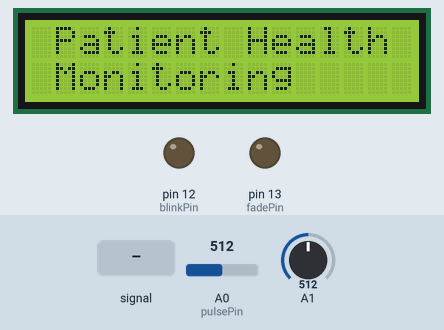
Bench run of a sketch on a simulated Arduino Uno, built with avr-gcc and run on an emulated ATmega328P. Parts: 16×2 character LCD, output pins drawn as LEDs (lit = HIGH). The test bench sets the inputs (shaded band); at power-on: A0 (pulsePin) = 512, A1 = 512. The modem accepts every AT command (registered, SIM ready, sends succeed) and sends nothing else; what the sketch prints to the serial monitor is not drawn.

Above: at 0.8 s.
0.9 s: A0 (pulsePin) fed a 2 Hz sine of ±306 counts around its level
At 1.1 s:
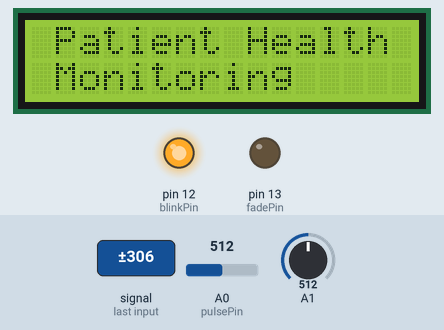
3.9 s: A0 (pulsePin) set to 529
5.6 s: A0 (pulsePin) fed a 200 Hz sine of ±81 counts around its level
At 8.5 s:
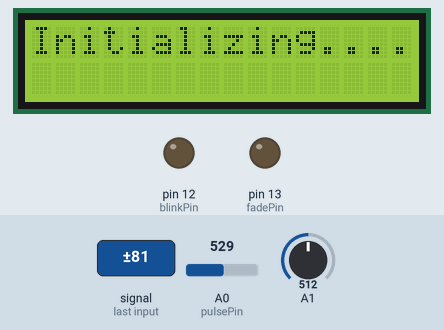
8.6 s: A0 (pulsePin) set to 716
At 9.6 s:
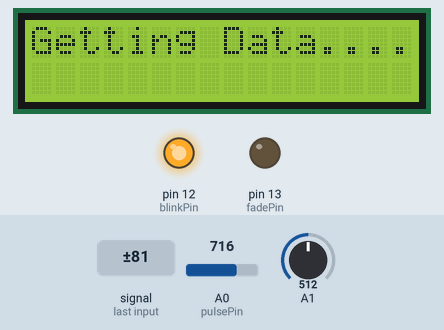
10.6 s: A0 (pulsePin) fed a 1000 Hz sine of ±255 counts around its level
At 13.2 s:
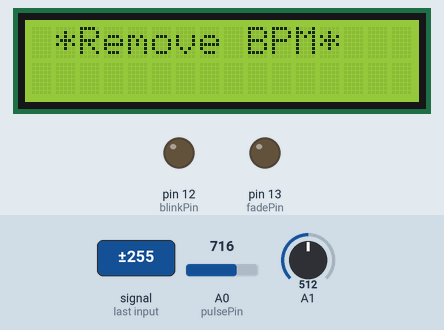
13.6 s: A0 (pulsePin) set to 900
At 15.5 s:
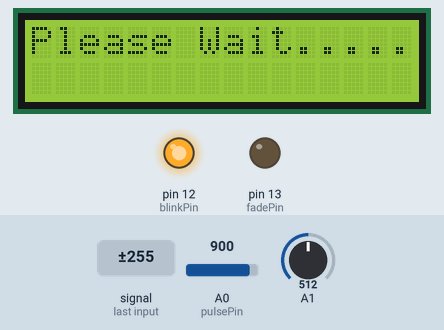
Timing chart, 0 to 28.0 s (numbered marks = the images above; inputs shaded):
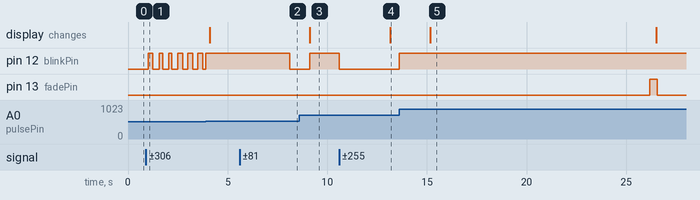

Measured:
- after the input at 0.9 s, pin 12 (blinkPin): LOW → HIGH after 0.10 s, then repeats every 0.50 s: LOW 0.32 s, HIGH 0.18 s
- after the input at 5.6 s, pin 12 (blinkPin): HIGH → LOW after 2.5 s
- after the input at 8.6 s, pin 12 (blinkPin): LOW → HIGH after 0.53 s
- after the input at 10.6 s, pin 12 (blinkPin): HIGH → LOW at once
- after the input at 13.6 s, pin 12 (blinkPin): LOW → HIGH at once

The sketch:

heartBeatMonitoring.ino
```cpp
//#include <Wire.h>
#include <LiquidCrystal_I2C.h>
#include <LiquidCrystal.h>
volatile uint8_t *timer2_pin_port;
LiquidCrystal_I2C lcd(0x27, 16, 2);
#include <SoftwareSerial.h>
float pulse = 0;
float temp = 0;
SoftwareSerial ser(10,11);
// Variables
int pulsePin = A0;
int blinkPin = 12 ; // pin to blink led at each beat
int fadePin = 13;
int fadeRate = 0;

// Volatile Variables, used in the interrupt service routine!
volatile int BPM; // int that holds raw Analog in 0. updated every 2mS
volatile int Signal; // holds the incoming raw data
volatile int IBI = 600; // int that holds the time interval between beats! Must be seeded!
volatile boolean Pulse = false; // "True" when User's live heartbeat is detected. "False" when nota "live beat".
volatile boolean QS = false; // becomes true when Arduino finds a beat.

// Regards Serial OutPut -- Set This Up to your needs
static boolean serialVisual = true; // Set to 'false' by Default. Re-set to 'true' to see Arduino Serial Monitor Visual Pulse
volatile int rate[10]; // array to hold last ten IBI values
volatile unsigned long sampleCounter = 0; // used to determine pulse timing
volatile unsigned long lastBeatTime = 0; // used to find IBI
volatile int P = 512; // used to find peak in pulse wave, seeded
volatile int T = 512; // used to find trough in pulse wave, seeded
volatile int thresh = 525; // used to find instant moment of heart beat, seeded
volatile int amp = 100; // used to hold amplitude of pulse waveform, seeded
volatile boolean firstBeat = true; // used to seed rate array so we startup with reasonable BPM
volatile boolean secondBeat = false; // used to seed rate array so we startup with reasonable BPM
void setup()
{
lcd.begin(16,2);
lcd.backlight();
pinMode(blinkPin,OUTPUT); // pin that will blink to your heartbeat!
pinMode(fadePin,OUTPUT); // pin that will fade to your heartbeat!
Serial.begin(115200); // we agree to talk fast!
interruptSetup(); // sets up to read Pulse Sensor signal every 2mS
// IF YOU ARE POWERING The Pulse Sensor AT VOLTAGE LESS THAN THE BOARD VOLTAGE,
// UN-COMMENT THE NEXT LINE AND APPLY THAT VOLTAGE TO THE A-REF PIN
// analogReference(EXTERNAL);
lcd.clear();
lcd.setCursor(0,0);
lcd.print(" Patient Health ");
lcd.setCursor(0,1);
lcd.print(" Monitoring ");
delay(4000);
lcd.clear();
lcd.setCursor(0,0);
lcd.print("Initializing....");
delay(5000);
lcd.clear();
lcd.setCursor(0,0);
lcd.print("Getting Data....");
delay(4000);
lcd.clear();
lcd.setCursor(0,0);
lcd.print(" *Remove BPM* ");
delay(2000);
lcd.clear();
lcd.setCursor(0,0);
lcd.print("Please Wait.....");
ser.begin(115200);
ser.println("AT");
delay(1000);
ser.println("AT+GMR");
delay(1000);
ser.println("AT+CWMODE=3");
delay(1000);
ser.println("AT+RST");
delay(5000);
ser.println("AT+CIPMUX=1");
delay(1000);
String cmd="AT+CWJAP=\"smart46\",\"123456789\"";
ser.println(cmd);
delay(1000);
ser.println("AT+CIFSR");
delay(1000);
//ISR(TIMER2_COMPA_vect);
}

// Where the Magic Happens
void loop()
{
serialOutput();
if (QS == true) // A Heartbeat Was Found
{
// BPM and IBI have been Determined
// Quantified Self "QS" true when arduino finds a heartbeat
fadeRate = 255; // Makes the LED Fade Effect Happen, Set 'fadeRate' Variable to 255 to fade LED with pulse
serialOutputWhenBeatHappens(); // A Beat Happened, Output that to serial.
QS = false; // reset the Quantified Self flag for next time
}
ledFadeToBeat(); // Makes the LED Fade Effect Happen
delay(20); // take a break
read_temp();
//esp_8266();
}
void ledFadeToBeat()
{
fadeRate -= 15; // set LED fade value
fadeRate = constrain(fadeRate,0,255); // keep LED fade value from going into negative numbers!
analogWrite(fadePin,fadeRate); // fade LED
}
void interruptSetup()
{
// Initializes Timer2 to throw an interrupt every 2mS.
TCCR2A = 0x02; // DISABLE PWM ON DIGITAL PINS 3 AND 11, AND GO INTO CTC MODE
TCCR2B = 0x06; // DON'T FORCE COMPARE, 256 PRESCALER
OCR2A = 0X7C; // SET THE TOP OF THE COUNT TO 124 FOR 500Hz SAMPLE RATE
TIMSK2 = 0x02; // ENABLE INTERRUPT ON MATCH BETWEEN TIMER2 AND OCR2A
sei(); // MAKE SURE GLOBAL INTERRUPTS ARE ENABLED
}
// Decide How To Output Serial.
void serialOutput()
{ // Decide How To Output Serial.
if (serialVisual == true)
{
arduinoSerialMonitorVisual('-', Signal); // goes to function that makes Serial Monitor Visualizer
}
else
{
sendDataToSerial('S', Signal); // goes to sendDataToSerial function
}
}
void serialOutputWhenBeatHappens()
{
if (serialVisual == true) // Code to Make the Serial Monitor Visualizer Work
{
Serial.print("*** Heart-Beat Happened *** "); //ASCII Art Madness
Serial.print("BPM: ");
Serial.println(BPM);
}
else
{
sendDataToSerial('B',BPM); // send heart rate with a 'B' prefix
sendDataToSerial('Q',IBI); // send time between beats with a 'Q' prefix
}
}
void arduinoSerialMonitorVisual(char symbol, int data )
{
const int sensorMin = 0; // sensor minimum, discovered through experiment
const int sensorMax = 1024; // sensor maximum, discovered through experiment
int sensorReading = data; // map the sensor range to a range of 12 options:
int range = map(sensorReading, sensorMin, sensorMax, 0, 11);
// do something different depending on the
// range value:
switch (range)
{
case 0:
Serial.println(""); /////ASCII Art Madness
break;
case 1:
Serial.println("---");
break;
case 2:
Serial.println("------");
break;
case 3:
Serial.println("---------");
break;
case 4:
Serial.println("------------");
break;
case 5:
Serial.println("--------------|-");
break;
case 6:
Serial.println("--------------|---");
break;
case 7:
Serial.println("--------------|-------");
break;
case 8:
Serial.println("--------------|----------");
break;
case 9:
Serial.println("--------------|----------------");
break;
case 10:
Serial.println("--------------|-------------------");
break;
case 11:
Serial.println("--------------|-----------------------");
break;
}
}
void sendDataToSerial(char symbol, int data )
{
Serial.print(symbol);
Serial.println(data);
}
ISR(TIMER2_COMPA_vect) //triggered when Timer2 counts to 124
{
  cli(); // disable interrupts while we do this
Signal = analogRead(pulsePin); // read the Pulse Sensor
sampleCounter += 2; // keep track of the time in mS with this variable
int N = sampleCounter - lastBeatTime; // monitor the time since the last beat to avoid noise
// find the peak and trough of the pulse wave
if(Signal < thresh && N > (IBI/5)*3) // avoid dichrotic noise by waiting 3/5 of last IBI
{
if (Signal < T) // T is the trough
{
T = Signal; // keep track of lowest point in pulse wave
}
}
if(Signal > thresh && Signal > P)
{ // thresh condition helps avoid noise
P = Signal; // P is the peak
} // keep track of highest point in pulse wave
// NOW IT'S TIME TO LOOK FOR THE HEART BEAT
// signal surges up in value every time there is a pulse
if (N > 250)
{ // avoid high frequency noise
if ( (Signal > thresh) && (Pulse == false) && (N > (IBI/5)*3) )
{
Pulse = true; // set the Pulse flag when we think there is a pulse
digitalWrite(blinkPin,HIGH); // turn on pin 13 LED
IBI = sampleCounter - lastBeatTime; // measure time between beats in mS
lastBeatTime = sampleCounter; // keep track of time for next pulse
if(secondBeat)
{ // if this is the second beat, if secondBeat == TRUE
secondBeat = false; // clear secondBeat flag
for(int i=0; i<=9; i++) // seed the running total to get a realisitic BPM at startup
{
rate[i] = IBI;
}
}
if(firstBeat) // if it's the first time we found a beat, if firstBeat == TRUE
{
firstBeat = false; // clear firstBeat flag
secondBeat = true; // set the second beat flag
sei(); // enable interrupts again
return; // IBI value is unreliable so discard it
}
// keep a running total of the last 10 IBI values
word runningTotal = 0; // clear the runningTotal variable
for(int i=0; i<=8; i++)
{ // shift data in the rate array
rate[i] = rate[i+1]; // and drop the oldest IBI value
runningTotal += rate[i]; // add up the 9 oldest IBI values
}
rate[9] = IBI; // add the latest IBI to the rate array
runningTotal += rate[9]; // add the latest IBI to runningTotal
runningTotal /= 10; // average the last 10 IBI values
BPM = 23500/runningTotal; // how many beats can fit into a minute? that's BPM!
QS = true; // set Quantified Self flag
// QS FLAG IS NOT CLEARED INSIDE THIS ISR
pulse = BPM;
}
}
if (Signal < thresh && Pulse == true)
{ // when the values are going down, the beat is over
digitalWrite(blinkPin,LOW); // turn off pin 13 LED
Pulse = false; // reset the Pulse flag so we can do it again
amp = P - T; // get amplitude of the pulse wave
thresh = amp/2 + T; // set thresh at 50% of the amplitude
P = thresh; // reset these for next time
T = thresh;
}
if (N > 2500)
{ // if 2.5 seconds go by without a beat
thresh = 512; // set thresh default
P = 512; // set P default
T = 512; // set T default
lastBeatTime = sampleCounter; // bring the lastBeatTime up to date
firstBeat = true; // set these to avoid noise
secondBeat = false; // when we get the heartbeat back
}
sei(); // enable interrupts when youre done!
}// end isr
//void esp_8266()
//{
//// TCP connection AT+CIPSTART=4,"TCP","184.106.153.149",80
//String cmd = "AT+CIPSTART=4,\"TCP\",\"";
//cmd += "184.106.153.149"; // api.thingspeak.com
//cmd += "\",80";
//ser.println(cmd);
//Serial.println(cmd);
//if(ser.find("Error"))
//{
//Serial.println("AT+CIPSTART error");
//return;
//}
//String getStr = "GET /update?api_key=";
//getStr += apiKey;
//getStr +="&field1=";
//getStr +=String(temp);
//getStr +="&field2=";
//getStr +=String(pulse);
//getStr += "\r\n\r\n";
//// send data length
//cmd = "AT+CIPSEND=4,";
//cmd += String(getStr.length());
//ser.println(cmd);
//Serial.println(cmd);
//delay(1000);
//ser.print(getStr);
//Serial.println(getStr); //thingspeak needs 15 sec delay between updates
//delay(3000);
//}
void read_temp()
{
int temp_val = analogRead(A1);
float mv = (temp_val/1024.0)*5000;
float cel = mv/10;
temp = cel;
temp = (cel*9)/5 + 32;

Serial.flush();

Serial.print("Temperature:");
Serial.print(temp);
lcd.clear();
lcd.setCursor(0,0);
lcd.print("BPM :");
lcd.setCursor(7,0);
lcd.print(BPM);
lcd.setCursor(0,1);
lcd.print("Temp:");
lcd.setCursor(7,1);
lcd.print(temp);
lcd.setCursor(13,1);
lcd.print("C");
}
```
